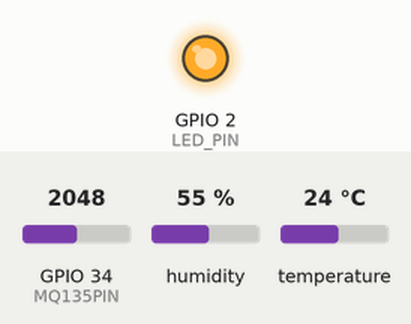
Simulated run of this sketch. Board: ESP32. Shown: output pins drawn as LEDs (lit = HIGH). Inputs (shaded band) come from the test bench; at power-on: GPIO 34 (MQ135PIN) = 2048, humidity 55 %, temperature 24 °C. WiFi joins after 1.5 s; servers stay silent unless stated; network time is answered at once with the bench clock; the local clock reads 2024-03-15 10:24:30 at power-on unless the sketch sets it; no MQTT or app messages arrive unless stated; what the sketch prints to the serial monitor is not drawn.

Above: at 1.66 s.
At 6.7 s:
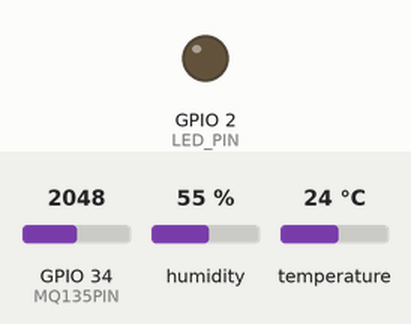
Timing chart, 0 to 14.8 s (numbered marks = the images above):
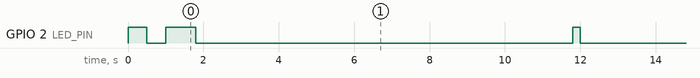

The sketch:

esp32.ino
```cpp
#include <WiFi.h>
#include <PubSubClient.h>
#include <DHT.h>
#include <ArduinoJson.h>
#include <NTPClient.h>
#include <WiFiUdp.h>

// -------------------- WIFI CONFIG --------------------
const char* ssid = "hideass";
const char* password = "Lifehacker2022";

// -------------------- MQTT CONFIG --------------------
const char* mqttServer = "172.25.4.23";  // your local machine IP
const int mqttPort = 1883;
const char* mqttTopic = "esp32/sensors/data";

// -------------------- DHT CONFIG --------------------
#define DHTPIN 4
#define DHTTYPE DHT22
DHT dht(DHTPIN, DHTTYPE);

// -------------------- MQ-135 CONFIG --------------------
#define MQ135PIN 34  // analog input pin

// -------------------- LED CONFIG --------------------
#define LED_PIN 2  // onboard LED

// -------------------- NTP CONFIG --------------------
WiFiUDP ntpUDP;
NTPClient timeClient(ntpUDP, "pool.ntp.org", 0, 60000); // UTC, update every 60s

WiFiClient espClient;
PubSubClient client(espClient);

// -------------------- ERROR HANDLER --------------------
void errorBlink() {
  Serial.println("⚠️ Sensor or connection error detected — blinking for 20s...");
  unsigned long start = millis();
  while (millis() - start < 20000) {  // blink for 20 seconds
    digitalWrite(LED_PIN, !digitalRead(LED_PIN));
    delay(200);
  }
  digitalWrite(LED_PIN, LOW);
  delay(2000); // rest 2 seconds before retry
}

// -------------------- WIFI CONNECT --------------------
void connectWiFi() {
  Serial.print("Connecting to WiFi...");
  WiFi.begin(ssid, password);
  while (WiFi.status() != WL_CONNECTED) {
    digitalWrite(LED_PIN, !digitalRead(LED_PIN));
    delay(500);
    Serial.print(".");
  }
  digitalWrite(LED_PIN, HIGH);
  Serial.println(" Connected!");
  timeClient.begin();
  timeClient.update();
}

// -------------------- MQTT CONNECT --------------------
void reconnectMQTT() {
  while (!client.connected()) {
    Serial.print("Connecting to MQTT...");
    if (client.connect("ESP32Client")) {
      Serial.println(" Connected!");
      digitalWrite(LED_PIN, HIGH);
    } else {
      Serial.print(" Failed, rc=");
      Serial.print(client.state());
      Serial.println(" retrying...");
      errorBlink(); // blink 20s on connection fail
    }
  }
}

// -------------------- SETUP --------------------
void setup() {
  Serial.begin(115200);
  pinMode(LED_PIN, OUTPUT);
  dht.begin();
  connectWiFi();
  client.setServer(mqttServer, mqttPort);
}

// -------------------- LOOP --------------------
void loop() {
  if (!client.connected()) reconnectMQTT();
  client.loop();

  timeClient.update();
  String timestamp = timeClient.getFormattedTime();

  float temperature = dht.readTemperature();
  float humidity = dht.readHumidity();
  int mq135Raw = analogRead(MQ135PIN);
  float airQuality = mq135Raw;

  // Validate readings
  if (isnan(temperature) || isnan(humidity)) {
    errorBlink();
    return;
  }

  // Create JSON object
  StaticJsonDocument<256> doc;
  doc["temperature"] = temperature;
  doc["humidity"] = humidity;
  doc["air_quality"] = airQuality;
  doc["timestamp"] = timestamp;

  char buffer[256];
  serializeJson(doc, buffer);

  // Publish to MQTT
  if (client.publish(mqttTopic, buffer)) {
    Serial.print("✅ Published: ");
    Serial.println(buffer);

    // Blink once on successful publish
    digitalWrite(LED_PIN, HIGH);
    delay(200);
    digitalWrite(LED_PIN, LOW);
  } else {
    Serial.println("❌ MQTT publish failed!");
    errorBlink();
  }

  delay(10000); // every 10 seconds
}
```

Measured:
- by itself, GPIO 2 (LED_PIN): goes LOW 0.50 s, HIGH 0.79 s, 12 × (LOW 10.0 s, HIGH 0.20 s), then LOW
